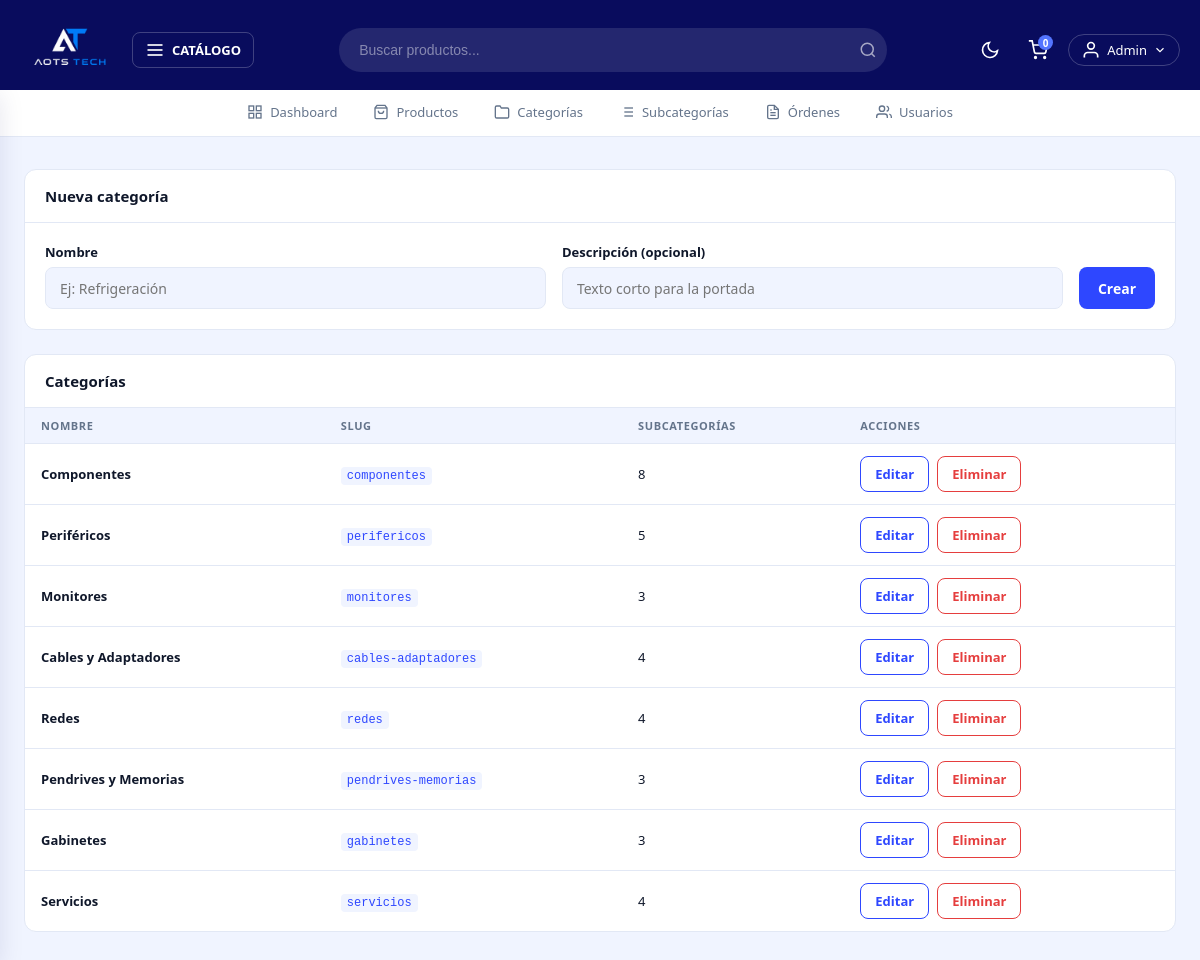
Screenshot of /admin/categorias (signed in) with the database file from the repository.
### tables this page shows
CREATE TABLE categorias (
    id          INT AUTO_INCREMENT PRIMARY KEY,
    nombre      VARCHAR(80)  NOT NULL,
    slug        VARCHAR(80)  NOT NULL UNIQUE,
    descripcion VARCHAR(255) DEFAULT ''
);

### controllers/AdminController.php (called while the page is built, shortened)
<?php
class AdminController {
    public static function categorias(Router $router) {
        $categorias = Categoria::all('ASC');
        foreach($categorias as $categoria) {
            $categoria->total_subcategorias = Subcategoria::total('categoria_id', $categoria->id);
        }
        $router->render('admin/categorias/index', [
            'titulo'     => 'Categorías',
            'categorias' => $categorias,
            'alertas'    => Categoria::getAlertas()
        ]);
    }
}

### public/index.php (called while the page is built, shortened)
<?php
require_once __DIR__ . '/../includes/app.php';
$router = new Router();
$router->get('/',         [PaginasController::class, 'index']);
$router->get('/sobre',    [PaginasController::class, 'sobre']);
$router->get('/contacto', [PaginasController::class, 'contacto']);
$router->get('/garantia', [PaginasController::class, 'garantia']);
$router->post('/contacto',[PaginasController::class, 'contacto']);
$router->get('/404',      [PaginasController::class, 'error']);
$router->get('/producto', [PaginasController::class, 'producto']);
$router->get('/categoria-producto/categoria',    [PaginasController::class, 'categoria']);
$router->get('/categoria-producto/subcategoria', [PaginasController::class, 'subcategoria']);
$router->get('/buscar', [BuscadorController::class, 'buscar']);
$router->get('/login',        [AuthController::class, 'login']);
$router->post('/login',       [AuthController::class, 'login']);
$router->post('/logout',      [AuthController::class, 'logout']);
$router->get('/registro',     [AuthController::class, 'registro']);
$router->post('/registro',    [AuthController::class, 'registro']);
$router->get('/confirmar',    [AuthController::class, 'confirmar']);
$router->get('/olvide',       [AuthController::class, 'olvide']);
$router->post('/olvide',      [AuthController::class, 'olvide']);
$router->get('/restablecer',  [AuthController::class, 'restablecer']);
$router->post('/restablecer', [AuthController::class, 'restablecer']);
$router->get('/mensaje',      [AuthController::class, 'mensaje']);
$router->get('/carrito',             [CarritoController::class, 'index']);
$router->post('/carrito/agregar',    [CarritoController::class, 'agregar']);
$router->post('/carrito/actualizar', [CarritoController::class, 'actualizar']);
$router->post('/carrito/eliminar',   [CarritoController::class, 'eliminar']);
$router->post('/carrito/vaciar',     [CarritoController::class, 'vaciar']);
$router->get('/checkout',           [OrdenController::class, 'checkout']);
$router->post('/checkout',          [OrdenController::class, 'checkout']);
$router->get('/orden/confirmacion', [OrdenController::class, 'confirmacion']);
$router->get('/mis-pedidos',        [OrdenController::class, 'misPedidos']);
$router->get('/cuenta',            [UsuarioController::class, 'dashboard']);
$router->get('/cuenta/modificar',  [UsuarioController::class, 'modificar']);
$router->post('/cuenta/modificar', [UsuarioController::class, 'modificar']);
$router->get('/admin/dashboard', [AdminController::class, 'dashboard']);
$router->get('/admin/productos',           [AdminController::class, 'productos']);
$router->get('/admin/productos/crear',     [AdminController::class, 'crearProducto']);
$router->post('/admin/productos/crear',    [AdminController::class, 'crearProducto']);
$router->get('/admin/productos/editar',    [AdminController::class, 'editarProducto']);
$router->post('/admin/productos/editar',   [AdminController::class, 'editarProducto']);
$router->post('/admin/productos/eliminar', [AdminController::class, 'eliminarProducto']);
$router->get('/admin/categorias',           [AdminController::class, 'categorias']);
$router->post('/admin/categorias/crear',    [AdminController::class, 'crearCategoria']);
$router->get('/admin/categorias/editar',    [AdminController::class, 'editarCategoria']);
$router->post('/admin/categorias/editar',   [AdminController::class, 'editarCategoria']);
$router->post('/admin/categorias/eliminar', [AdminController::class, 'eliminarCategoria']);
$router->get('/admin/subcategorias',           [AdminController::class, 'subcategorias']);
$router->post('/admin/subcategorias/crear',    [AdminController::class, 'crearSubcategoria']);
$router->get('/admin/subcategorias/editar',    [AdminController::class, 'editarSubcategoria']);
$router->post('/admin/subcategorias/editar',   [AdminController::class, 'editarSubcategoria']);
$router->post('/admin/subcategorias/eliminar', [AdminController::class, 'eliminarSubcategoria']);
$router->get('/admin/ordenes',  [AdminController::class, 'ordenes']);
$router->get('/admin/usuarios', [AdminController::class, 'usuarios']);
$router->comprobarRutas();

### includes/app.php (called while the page is built, shortened)
<?php
require __DIR__ . '/funciones.php';
spl_autoload_register(function($class) {
    $base  = __DIR__ . '/..';
    $class = str_replace('\\', '/', $class);
    $rutas = [
        $base . '/' . strtolower(explode('/', $class)[0]) . 's/' . basename($class) . '.php',
        $base . '/models/'      . basename($class) . '.php',
        $base . '/controllers/' . basename($class) . '.php',
        $base . '/router/'      . basename($class) . '.php',
    ];
    foreach($rutas as $ruta) {
        if(file_exists($ruta)) {
            return;
        }
    }
});

### models/ActiveRecord.php (called while the page is built, shortened)
<?php
class ActiveRecord {
    protected static $db;
    protected static $tabla = '';
    public static function setDB($database) {
        self::$db = $database;
    }
    public static function consultarSQL($query) {
        $resultado = self::$db->query($query);
        $array = [];
        while($registro = $resultado->fetch_assoc()) {
            $array[] = static::crearObjeto($registro);
        }
        return $array;
    }
    protected static function crearObjeto($registro) {
        $objeto = new static;
        foreach($registro as $key => $value) {
            if(property_exists($objeto, $key)) {
                $objeto->$key = $value;
            }
        }
        return $objeto;
    }
    public static function all($orden = 'DESC') {
        $query = "SELECT * FROM " . static::$tabla . " ORDER BY id {$orden}";
        return self::consultarSQL($query);
    }
}

### includes/funciones.php (called while the page is built, shortened)
<?php
function s($html) : string {
    return htmlspecialchars($html ?? '');
}

### views/admin/categorias/index.php (the view, shortened to what this page needs)
<div class="admin">
    <div class="admin__seccion admin__seccion--form">
        <div class="admin__seccion-header">
            <h2 class="admin__seccion-titulo">Nueva categoría</h2>
        </div>
        <form method="POST" action="/admin/categorias/crear" class="admin-form admin-form__fila admin-form__fila--crear">
            <div class="campo">
                <label class="campo__label" for="nombre">Nombre</label>
                <input class="campo__input" id="nombre" name="nombre" type="text"
                       placeholder="Ej: Refrigeración" required>
            </div>
            <div class="campo">
                <label class="campo__label" for="descripcion">Descripción (opcional)</label>
                <input class="campo__input" id="descripcion" name="descripcion" type="text"
                       placeholder="Texto corto para la portada">
            </div>
            <button type="submit" class="boton boton--primario">Crear</button>
        </form>
    </div>
    <div class="admin__seccion">
        <div class="admin__seccion-header">
            <h2 class="admin__seccion-titulo">Categorías</h2>
        </div>
        <div class="admin__tabla-wrap">
            <table class="admin__tabla">
                <thead>
                    <tr>
                        <th>Nombre</th>
                        <th>Slug</th>
                        <th>Subcategorías</th>
                        <th>Acciones</th>
                    </tr>
                </thead>
                <tbody>
                    <?php foreach ($categorias as $categoria): ?>
                    <tr>
                        <td><strong><?= s($categoria->nombre) ?></strong></td>
                        <td><code class="admin__codigo"><?= s($categoria->slug) ?></code></td>
                        <td><?= (int) $categoria->total_subcategorias ?></td>
                        <td>
                            <div class="admin__acciones-fila">
                                <a class="boton boton--secundario boton--sm"
                                   href="/admin/categorias/editar?id=<?= (int) $categoria->id ?>">Editar</a>
                                <form method="POST" action="/admin/categorias/eliminar"
                                      class="js-confirm"
                                      data-mensaje="¿Eliminar la categoría «<?= s($categoria->nombre) ?>»?">
                                    <button type="submit" class="boton boton--peligro boton--sm">Eliminar</button>
                                </form>
                            </div>
                        </td>
                    </tr>
                    <?php endforeach; ?>
                </tbody>
            </table>
        </div>
    </div>
</div>

### public/css/estilo.css (style rules this page uses)
:root { --c50: #e8f0ff; --c100: #d4e2ff; --c200: #b2c9ff; --c300: #84a5ff; --c400: #5475ff; --c500: #2e47ff; --c600: #0a15ff; --c800: #050dce; --c900: #101aad; --c950: #090c5d; --nav-h: 90px; --bg: #f0f4ff; --bg-card: #ffffff; --bg-panel: #ffffff; --border: #e2e8f5; --text: #0f172a; --text-muted:#64748b; --shadow: 0 4px 24px rgba(9,12,93,.10); }
*, *::before, *::after { box-sizing: border-box; margin: 0; padding: 0; }
html { scroll-behavior: smooth; }
body { font-family: system-ui, -apple-system, sans-serif; background: var(--bg); color: var(--text); transition: background .3s, color .3s; min-height: 100vh; }
a { text-decoration: none; color: inherit; }
button { cursor: pointer; font-family: inherit; }
.admin__seccion { background: var(--bg-card); border: 1px solid var(--border); border-radius: 12px; overflow: hidden; }
.admin__seccion-header { display: flex; justify-content: space-between; align-items: center; padding: 16px 20px; border-bottom: 1px solid var(--border); }
.admin__seccion-titulo { font-size: 15px; font-weight: 700; color: var(--text); }
.admin__tabla-wrap { overflow-x: auto; }
.admin__tabla { width: 100%; border-collapse: collapse; font-size: 13px; }
.admin__tabla thead th { padding: 10px 16px; text-align: left; font-size: 11px; font-weight: 700; letter-spacing: .6px; text-transform: uppercase; color: var(--text-muted); background: var(--bg); border-bottom: 1px solid var(--border); }
.admin__tabla tbody td { padding: 12px 16px; color: var(--text); border-bottom: 1px solid var(--border); vertical-align: middle; }
.admin__tabla tbody tr:last-child td { border-bottom: none; }
.admin__codigo { font-family: monospace; font-size: 12px; background: var(--bg); padding: 2px 6px; border-radius: 4px; color: var(--c500); }
:root { --danger: #e53e3e; --exito: #38a169; --aviso: #ed8936; }
.boton { display: inline-flex; align-items: center; justify-content: center; gap: 8px; border: 1.5px solid transparent; border-radius: 8px; font-size: 14px; font-weight: 600; padding: 0 18px; height: 42px; transition: background .15s, border-color .15s, color .15s; text-decoration: none; cursor: pointer; }
.boton--primario { background: var(--c500); color: #fff; }
.boton--secundario { background: transparent; border-color: var(--c500); color: var(--c500); }
.boton--peligro { background: transparent; border-color: var(--danger); color: var(--danger); }
.boton--sm { height: 36px; font-size: 13px; padding: 0 14px; }
.campo { display: flex; flex-direction: column; gap: 6px; }
.campo__label { font-size: 13px; font-weight: 600; color: var(--text); }
.campo__input, .campo__textarea, .campo__select { width: 100%; border: 1.5px solid var(--border); border-radius: 8px; padding: 0 14px; font-size: 14px; font-family: inherit; color: var(--text); background: var(--bg); outline: none; transition: border-color .15s; }
.campo__input, .campo__select { height: 42px; }
.admin__seccion--form { margin-bottom: 24px; }
.admin-form { padding: 20px; }
.admin-form__fila { display: grid; grid-template-columns: 1fr 1fr; gap: 16px; }
.admin-form__fila--crear { grid-template-columns: 1fr 1fr auto; align-items: end; padding: 20px; }
.admin__acciones-fila { display: flex; align-items: center; gap: 8px; flex-wrap: wrap; }

### rows the page displays
categorias: nombre "Componentes", slug "componentes", total_subcategorias "8"
categorias: nombre "Periféricos", slug "perifericos", total_subcategorias "5"
categorias: nombre "Monitores", slug "monitores", id "3"
categorias: nombre "Cables y Adaptadores", slug "cables-adaptadores", id "4"
categorias: nombre "Redes", slug "redes", total_subcategorias "4"
categorias: nombre "Pendrives y Memorias", slug "pendrives-memorias", total_subcategorias "3"
categorias: nombre "Gabinetes", slug "gabinetes", total_subcategorias "3"
categorias: nombre "Servicios", slug "servicios", total_subcategorias "4"

### other values shown
total_carrito() "0"
s($_SESSION['nombre']) "Admin"
